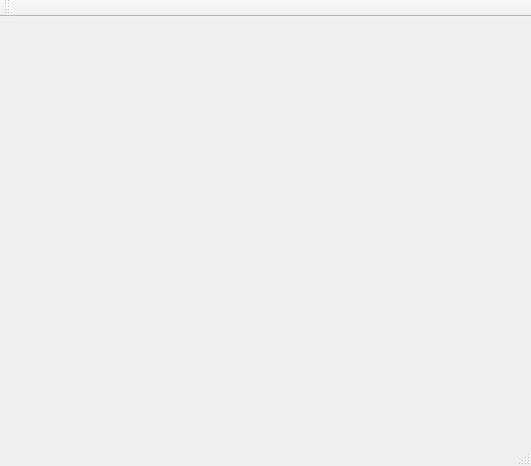
<?xml version="1.0" encoding="UTF-8"?>
<ui version="4.0">
 <class>MainWindow</class>
 <widget class="QMainWindow" name="MainWindow">
  <property name="geometry">
   <rect>
    <x>0</x>
    <y>0</y>
    <width>531</width>
    <height>466</height>
   </rect>
  </property>
  <property name="windowTitle">
   <string>MainWindow</string>
  </property>
  <widget class="QWidget" name="centralWidget">
   <widget class="QWidget" name="gridLayoutWidget">
    <property name="geometry">
     <rect>
      <x>170</x>
      <y>50</y>
      <width>331</width>
      <height>341</height>
     </rect>
    </property>
    <layout class="QGridLayout" name="testLayout"/>
   </widget>
  </widget>
  <widget class="QMenuBar" name="menuBar">
   <property name="geometry">
    <rect>
     <x>0</x>
     <y>0</y>
     <width>531</width>
     <height>25</height>
    </rect>
   </property>
  </widget>
  <widget class="QToolBar" name="mainToolBar">
   <attribute name="toolBarArea">
    <enum>TopToolBarArea</enum>
   </attribute>
   <attribute name="toolBarBreak">
    <bool>false</bool>
   </attribute>
  </widget>
  <widget class="QStatusBar" name="statusBar"/>
 </widget>
 <layoutdefault spacing="6" margin="11"/>
 <resources/>
 <connections/>
</ui>
